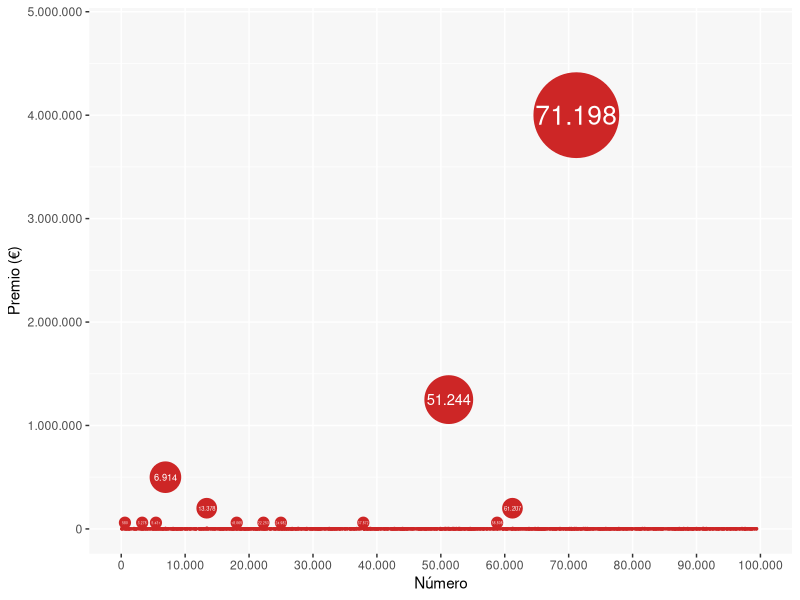
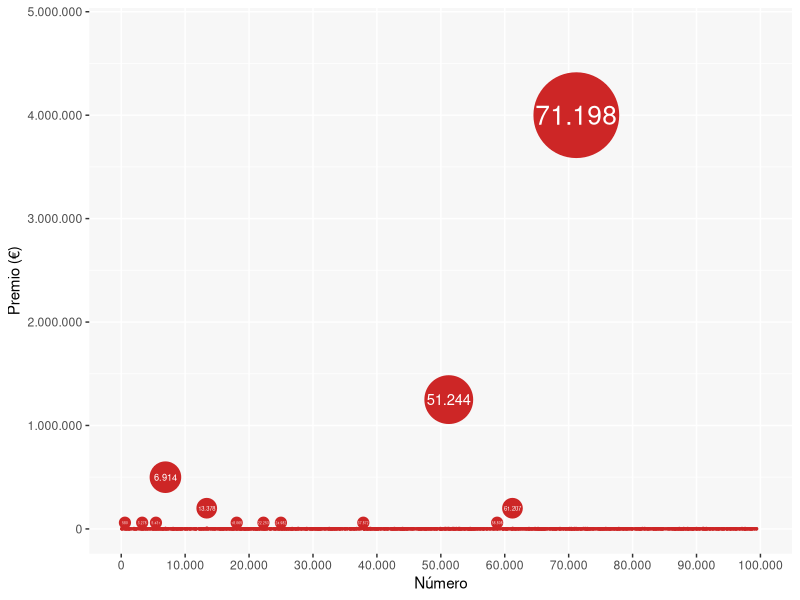

Here is the R script that generated these plots, in order:
# ----- Día 3: Burbujas -----

# https://danielredondo.com/posts/20180215_vis_navidad/

library(readr)
library(ggplot2)
library(scales)

# Lectura fichero
loteria <- read_delim("datasets/loteria.csv",
  delim = ";",
  escape_double = FALSE,
  col_names = FALSE,
  col_types = cols(
    `X1` = col_integer(),
    `X2` = col_integer(),
    `X3` = col_skip()
  ), trim_ws = TRUE
)
names(loteria) <- c("numero", "premio")

# Gráfico
point <- format_format(big.mark = ".", decimal.mark = ",", scientific = FALSE)
ggplot(loteria, aes(loteria$numero, loteria$premio)) +
  geom_point(size = sqrt(loteria$premio / 5000),
             col = "firebrick3") +
  geom_text(data = subset(loteria, loteria$premio > 59000),
            aes(numero, premio, label = point(numero)),
            col = "white",
            size = sqrt(subset(loteria, loteria$premio > 59000)$premio) / 300) +
  scale_y_continuous(name = "Premio (€)", labels = point, limits = c(0, 4800000)) +
  scale_x_continuous(name = "Número", labels = point, limits = c(0, 100000),
                     breaks = seq(0, 100000, 10000), minor_breaks = seq(0, 100000, 10000)) +
  theme(panel.background = element_rect(fill = "gray97"))

ggsave("3.png")